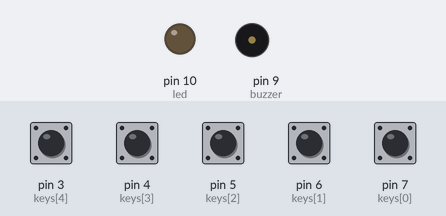
This sketch was run on a simulated Arduino Uno, built with avr-gcc and run on an emulated ATmega328P. On the bench: output pins drawn as LEDs (lit = HIGH), buzzer (waves = sounding). Inputs (shaded band) come from the test bench; at power-on: pin 3 (keys[4]), pin 4 (keys[3]), pin 5 (keys[2]), pin 6 (keys[1]), pin 7 (keys[0]) HIGH.

Above: at 1.2 s.
1.3 s: pin 3 (keys[4]) pulled LOW for 0.15 s
At 1.4 s:
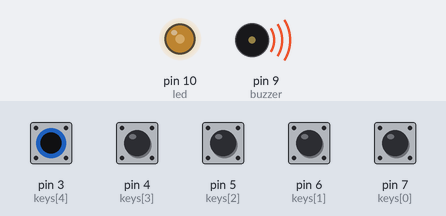
3.0 s: pin 4 (keys[3]) pulled LOW for 0.15 s
At 3.21 s:
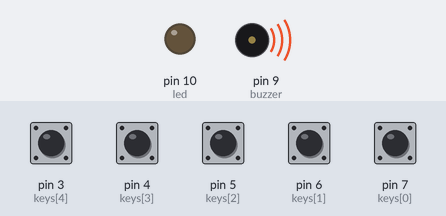
4.7 s: pin 3 (keys[4]) driven LOW and pin 4 (keys[3]) driven LOW
Timing chart, 0 to 5.0 s (numbered marks = the images above; inputs shaded):
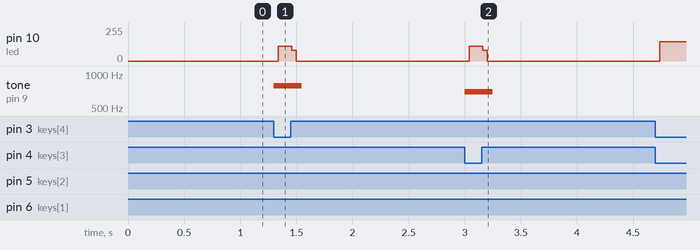

Measured:
- after the input at 1.3 s, pin 10 (led): 0/255 → 109/255 at once, → 0/255 0.12 s later; tone on pin 9 (buzzer): silent → 784 Hz at once, → silent 0.25 s later
- after the input at 3.0 s, pin 10 (led): 0/255 → 109/255 at once, → 0/255 0.12 s later; tone on pin 9 (buzzer): silent → 698 Hz at once, → silent 0.25 s later

The sketch:

Piano.ino
```cpp
#include "pitches.h"

int buzzer = 9;
int led = 10;
int duration = 100;
int keys[] = { 7, 6, 5, 4, 3 };
int notes[] = { NOTE_C5, NOTE_D5, NOTE_E5, NOTE_F5, NOTE_G5 };

void setup() {
  pinMode(buzzer, OUTPUT);
  pinMode(led, OUTPUT);
  for (int i = 0; i < 5; i++) {
    pinMode(keys[i], INPUT_PULLUP);
  }
}

void loop() {
  for (int i = 0; i < 5; i++) {
    int key = keys[i];
    if (digitalRead(key) == LOW) {
      digitalWrite(led, HIGH);
      play(i);
      digitalWrite(led, LOW);
    }
  }
}

void play(int key) {
  tone(buzzer, notes[key], duration);
  //delay(250);
}
```

pitches.h
```cpp
/*************************************************
 * Public Constants
 *************************************************/

#define NOTE_B0  31
#define NOTE_C1  33
#define NOTE_CS1 35
#define NOTE_D1  37
#define NOTE_DS1 39
#define NOTE_E1  41
#define NOTE_F1  44
#define NOTE_FS1 46
#define NOTE_G1  49
#define NOTE_GS1 52
#define NOTE_A1  55
#define NOTE_AS1 58
#define NOTE_B1  62
#define NOTE_C2  65
#define NOTE_CS2 69
#define NOTE_D2  73
#define NOTE_DS2 78
#define NOTE_E2  82
#define NOTE_F2  87
#define NOTE_FS2 93
#define NOTE_G2  98
#define NOTE_GS2 104
#define NOTE_A2  110
#define NOTE_AS2 117
#define NOTE_B2  123
#define NOTE_C3  131
#define NOTE_CS3 139
#define NOTE_D3  147
#define NOTE_DS3 156
#define NOTE_E3  165
#define NOTE_F3  175
#define NOTE_FS3 185
#define NOTE_G3  196
#define NOTE_GS3 208
#define NOTE_A3  220
#define NOTE_AS3 233
#define NOTE_B3  247
#define NOTE_C4  262
#define NOTE_CS4 277
#define NOTE_D4  294
#define NOTE_DS4 311
#define NOTE_E4  330
#define NOTE_F4  349
#define NOTE_FS4 370
#define NOTE_G4  392
#define NOTE_GS4 415
#define NOTE_A4  440
#define NOTE_AS4 466
#define NOTE_B4  494
#define NOTE_C5  523
#define NOTE_CS5 554
#define NOTE_D5  587
#define NOTE_DS5 622
#define NOTE_E5  659
#define NOTE_F5  698
#define NOTE_FS5 740
#define NOTE_G5  784
#define NOTE_GS5 831
#define NOTE_A5  880
#define NOTE_AS5 932
#define NOTE_B5  988
#define NOTE_C6  1047
#define NOTE_CS6 1109
#define NOTE_D6  1175
#define NOTE_DS6 1245
#define NOTE_E6  1319
#define NOTE_F6  1397
#define NOTE_FS6 1480
#define NOTE_G6  1568
#define NOTE_GS6 1661
#define NOTE_A6  1760
#define NOTE_AS6 1865
#define NOTE_B6  1976
#define NOTE_C7  2093
#define NOTE_CS7 2217
#define NOTE_D7  2349
#define NOTE_DS7 2489
#define NOTE_E7  2637
#define NOTE_F7  2794
#define NOTE_FS7 2960
#define NOTE_G7  3136
#define NOTE_GS7 3322
#define NOTE_A7  3520
#define NOTE_AS7 3729
#define NOTE_B7  3951
#define NOTE_C8  4186
#define NOTE_CS8 4435
#define NOTE_D8  4699
#define NOTE_DS8 4978
```
